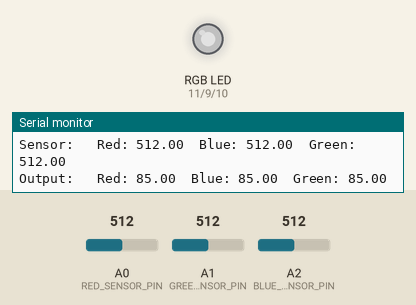
Bench run of a sketch on a simulated Arduino Uno, built with avr-gcc and run on an emulated ATmega328P. On the bench: an RGB LED mixed from three pins (HIGH = lit), the last lines printed to the serial monitor. Inputs (shaded band) come from the test bench; at power-on: A0 (RED_SENSOR_PIN) = 512, A1 (GREEN_SENSOR_PIN) = 512, A2 (BLUE_SENSOR_PIN) = 512. Dim RGB values are drawn brighter than linear.

Above: at 1.2 s.
1.3 s: A0 (RED_SENSOR_PIN) set to 122
At 2.5 s:
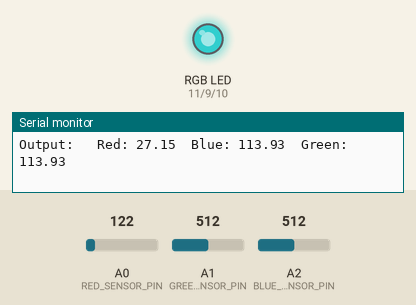
2.9 s: A1 (GREEN_SENSOR_PIN) set to 417
At 4.3 s:
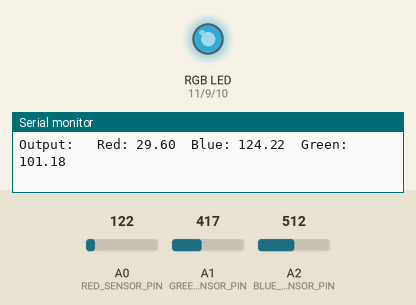
5.9 s: A1 (GREEN_SENSOR_PIN) set to 400
At 7.5 s:
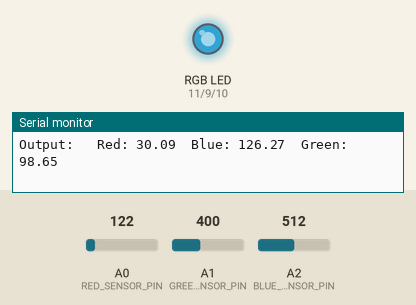
8.9 s: A2 (BLUE_SENSOR_PIN) set to 1023
At 9.6 s:
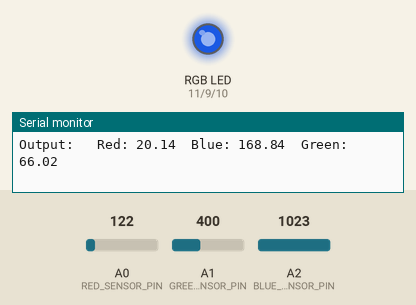
10.5 s: A0 (RED_SENSOR_PIN) set to 105
At 11.3 s:
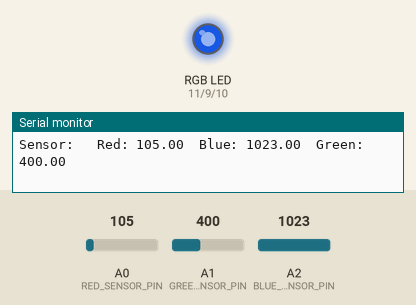
13.5 s: A0 (RED_SENSOR_PIN) set to 89
At 14.5 s:
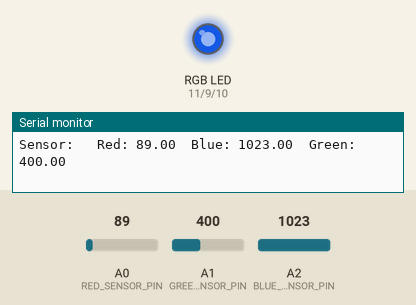
Timing chart, 0 to 16.5 s (numbered marks = the images above; inputs shaded):
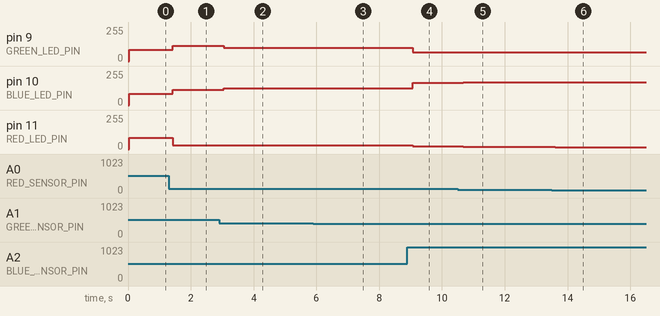

Measured:
- after the input at 1.3 s, pin 9 (GREEN_LED_PIN), pin 10 (BLUE_LED_PIN): 85/255 → 113/255 after 0.13 s; pin 11 (RED_LED_PIN): 85/255 → 27/255 after 0.13 s
- after the input at 2.9 s, pin 9 (GREEN_LED_PIN): 113/255 → 101/255 after 0.15 s; pin 10 (BLUE_LED_PIN): 113/255 → 124/255 after 0.15 s; pin 11 (RED_LED_PIN): 27/255 → 29/255 after 0.15 s
- after the input at 5.9 s, pin 9 (GREEN_LED_PIN): 101/255 → 98/255 after 0.17 s; pin 10 (BLUE_LED_PIN): 124/255 → 126/255 after 0.17 s; pin 11 (RED_LED_PIN): 29/255 → 30/255 after 0.17 s
- after the input at 8.9 s, pin 9 (GREEN_LED_PIN): 98/255 → 66/255 after 0.17 s; pin 10 (BLUE_LED_PIN): 126/255 → 168/255 after 0.17 s; pin 11 (RED_LED_PIN): 30/255 → 20/255 after 0.17 s
- after the input at 10.5 s, pin 10 (BLUE_LED_PIN): 168/255 → 170/255 after 0.18 s; pin 11 (RED_LED_PIN): 20/255 → 17/255 after 0.18 s
- after the input at 13.5 s, pin 9 (GREEN_LED_PIN): 66/255 → 67/255 after 0.11 s; pin 10 (BLUE_LED_PIN): 170/255 → 172/255 after 0.11 s; pin 11 (RED_LED_PIN): 17/255 → 15/255 after 0.11 s

The sketch:

color_mixing.ino
```cpp
const int GREEN_LED_PIN = 9;
const int RED_LED_PIN = 11;
const int BLUE_LED_PIN = 10;

const int RED_SENSOR_PIN = A0;
const int GREEN_SENSOR_PIN = A1;
const int BLUE_SENSOR_PIN = A2;

float redValue = 0;
float greenValue = 0;
float blueValue = 0;

float redSensorValue = 0;
float greenSensorValue = 0;
float blueSensorValue = 0;

float total = 0;

void setup()
{
  Serial.begin(9600);
  pinMode(GREEN_LED_PIN, OUTPUT);
  pinMode(RED_LED_PIN, OUTPUT);
  pinMode(BLUE_LED_PIN, OUTPUT);
}

void loop()
{
  redSensorValue = (float) analogRead(RED_SENSOR_PIN);
  delay(5);

  greenSensorValue = (float) analogRead(GREEN_SENSOR_PIN);
  delay(5);

  blueSensorValue = (float) analogRead(BLUE_SENSOR_PIN);
  delay(5);

  Serial.print("Sensor: ");
  Serial.print("\tRed: ");
  Serial.print(redSensorValue);
  Serial.print("\tBlue: ");
  Serial.print(blueSensorValue);
  Serial.print("\tGreen: ");
  Serial.print(greenSensorValue);
  Serial.println("");

  total = redSensorValue + blueSensorValue + greenSensorValue;

  redValue = (redSensorValue / total) * 255.0;
  blueValue = (blueSensorValue / total) * 255.0;
  greenValue = (greenSensorValue / total) * 255.0;

  Serial.print("Output: ");
  Serial.print("\tRed: ");
  Serial.print(redValue);
  Serial.print("\tBlue: ");
  Serial.print(blueValue);
  Serial.print("\tGreen: ");
  Serial.print(greenValue);
  Serial.println("");

  analogWrite(RED_LED_PIN, (int) redValue);
  analogWrite(BLUE_LED_PIN, (int) blueValue);
  analogWrite(GREEN_LED_PIN, (int) greenValue);
}
```
